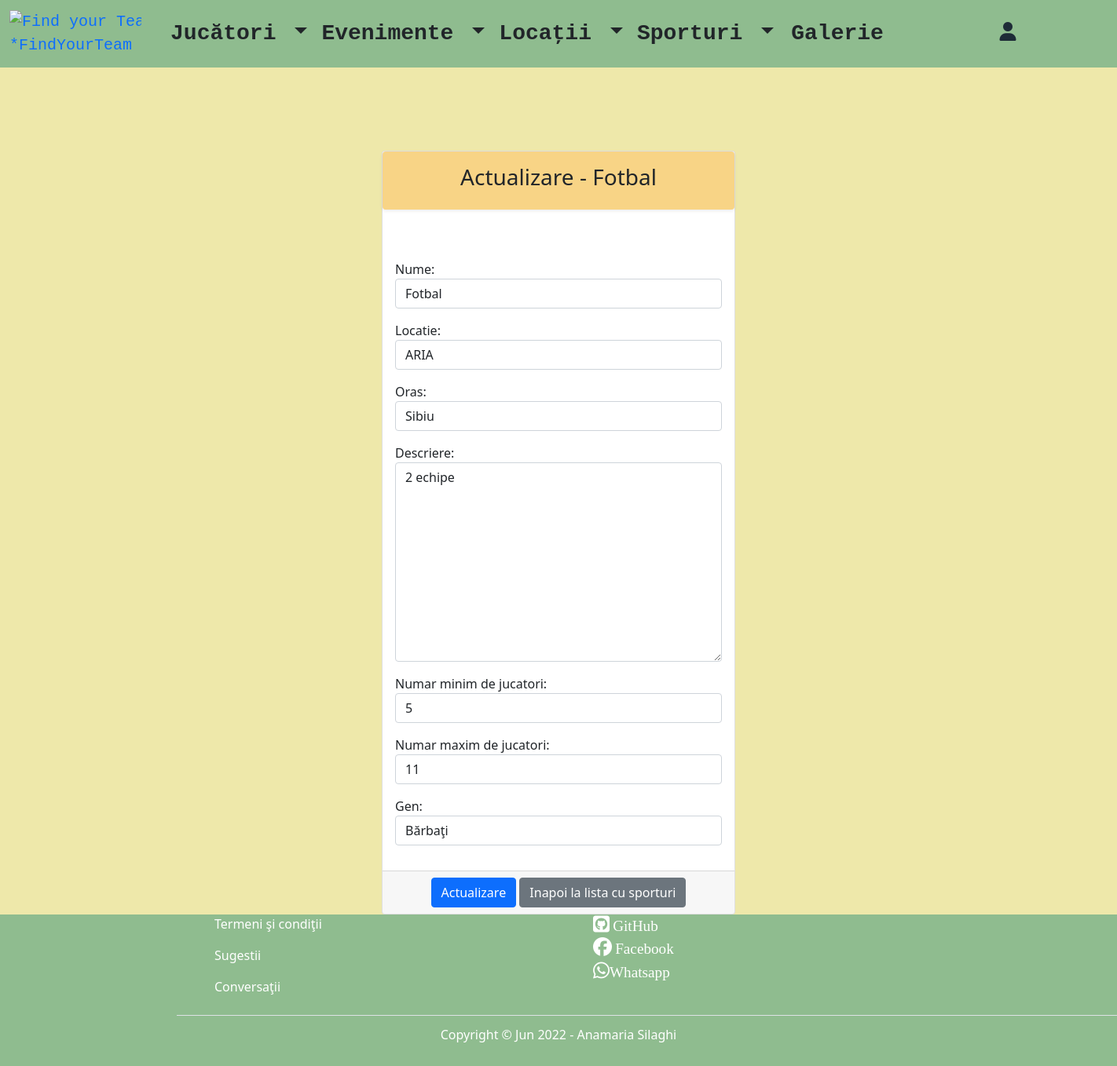
The app's page /update-sport/1/ with its own data.
### teams/models.py (models this page shows, shortened)
class Sport(models.Model):
    gender_choices = (("man", "Bărbaţi"), ("women", "Femei"))
    nume = models.CharField(max_length=10)
    locatie = models.CharField(max_length=30, null=True, blank=True)
    oras = models.CharField(max_length=30)
    descriere = models.TextField(max_length=1000)
    numar_minim_de_jucatori = models.IntegerField()
    numar_maxim_de_jucatori = models.IntegerField()
    gen = models.CharField(max_length=10, choices=gender_choices, default="")
    creat_in = models.DateTimeField(auto_now_add=True)
    actualizat_in = models.DateTimeField(auto_now=True)

### teams/views.py (the view)
# urls.py: path('update-sport/<int:pk>/', views.SportUpdateView.as_view(), name='update_sport'),
class SportUpdateView(UpdateView):
    template_name = 'sport/update_sport.html'
    model = Sport
    form_class = SportForm
    success_url = reverse_lazy('list_of_sports')

### teams/forms.py
class SportForm(forms.ModelForm):
    class Meta:
        model = Sport
        fields = '__all__'
        widgets = {
            "nume": TextInput(attrs={'placeholder': "Introduceti numele sportului", "class": "form-control"}),
            "locatie": TextInput(attrs={'placeholder': "Introduceti locatia", "class": "form-control"}),
            "oras": TextInput(attrs={'placeholder': "Introduceti localitatea", "class": "form-control"}),
            "descriere": Textarea(attrs={"placeholder": "Faceti o descriere a sportului", "class": "form-control"}),
            "gen": Select(attrs={"class": "form-control"}),
            "numar_minim_de_jucatori": TextInput(attrs={'placeholder': "Introduceti numarul minim de jucatori", "class": "form-control"}),
            "numar_maxim_de_jucatori": TextInput(attrs={'placeholder': "Introduceti numarul maxim de jucatori", "class": "form-control"}),
        }

### templates/sport/update_sport.html (shortened to what this page needs)
{% extends 'base.html' %}
{% block content %}
      <div class="container-fluid mt-5 pt-5">
         <div class="row mt-5 pt-5">
            <div class="col-md-4 offset-md-4">
                <div class="card">
                    <div class="shadow-sm p-3 mb-5 text-center rounded" style="background-color: #F8D486;">
                        <h3> Actualizare - {{ sport.nume }}</h3>
                    </div>
                    <form method="post">
                        <div class="card-body">
                            {{ form.as_p }}
                        </div>
                        <div class="card-footer text-center">
                            <button type="submit" class="btn btn-primary">Actualizare</button>
                            <a href="{% url 'list_of_sports' %}" class="btn btn-secondary">Inapoi la lista cu sporturi</a>
                        </div>
                    </form>
                </div>
            </div>
        </div>
    </div>
{% endblock %}

### templates/base.html (style rules this page uses)
body { background-color: palegoldenrod; min-weight : 70wh !important; }

### records on screen
Sport: nume "Fotbal", locatie "ARIA", oras "Sibiu", descriere "2 echipe", numar_minim_de_jucatori "5", numar_maxim_de_jucatori "11", gen "Bărbaţi"
